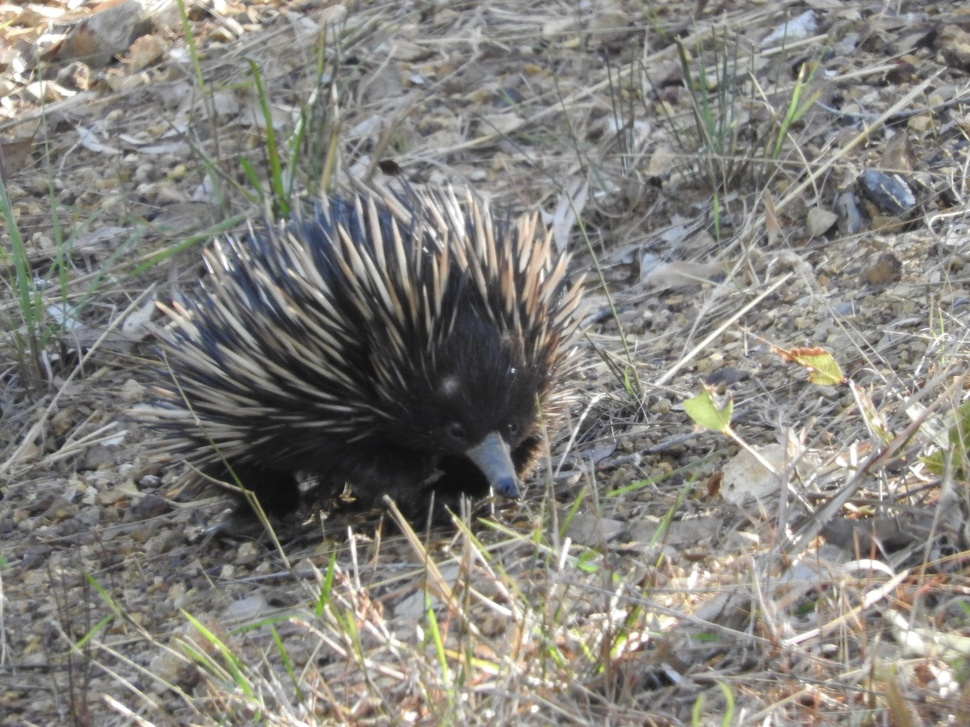
#> input picture yoloworld/content/0a4c2e76-883c-45e6-8f26-1c6dd41d88e0.jpg, 970 x 727 px, shrunk from 2048 x 1536 before the run, found by its file name
$ jupyter execute --allow-errors animal_detector_yoloworld.ipynb   (shell and % lines are left out)
#> lines starting #> are read from the running program, lines starting #| are printed output that depends on the picture
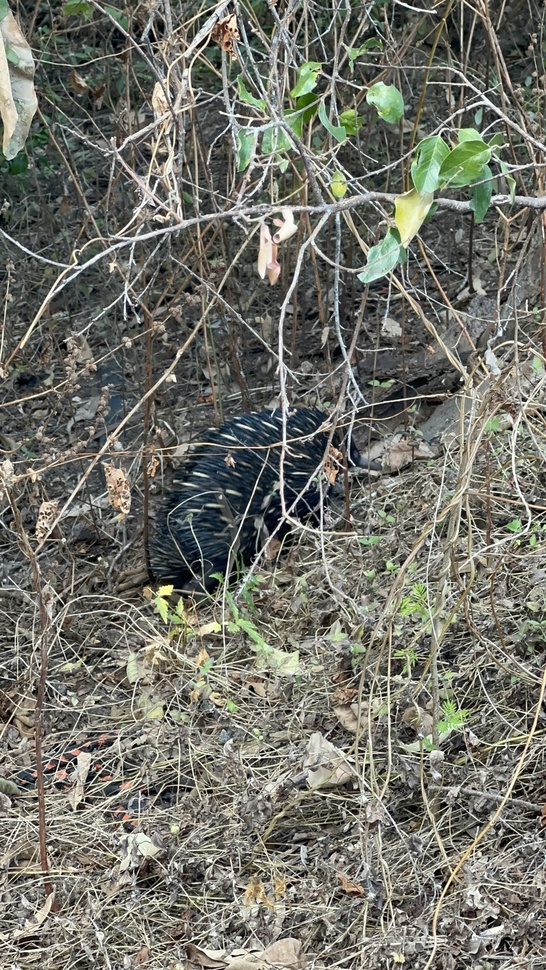
#> input picture yoloworld/content/0f4ba498-a38b-4d4d-9fda-a8c21c402f6c.jpg, 546 x 970 px, shrunk from 1152 x 2048 before the run, found by its file name
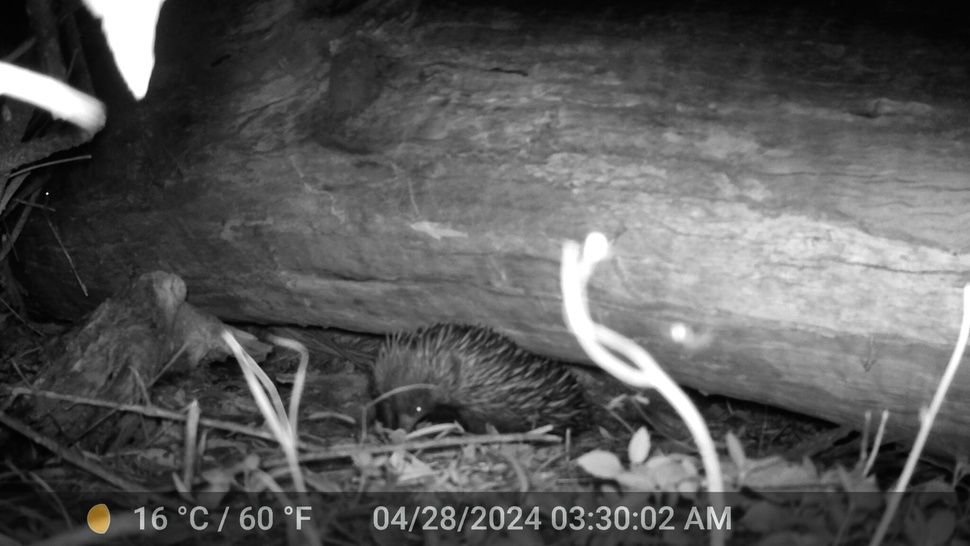
#> input picture yoloworld/content/1dbc69c2-91bc-4780-a37e-51d361eb9edd.jpg, 970 x 546 px, shrunk from 2048 x 1152 before the run, found by its file name
# WildObs Tech Demo: Using YOLO-World for Australian Animal Detection

WildObs is a new national platform that will provide and end-to-end solution for wildlife monitoring in Australia. One of its key features is the ability to automatically detect Australian animals in images. For this, the WildObs team is developing the next generation of Australia's animal detection models using existing national and international tools.

In this notebook, we use the powerful image hosting services of the Atlas of Living Australia (ALA) and one of the newest vision-language models YOLO-World. YOLO-World, an innovative approach that enhances YOLO with open-vocabulary detection capabilities through vision-language modeling and pre-training on large-scale datasets.

In this notebook, we demonstrate how easy is to use YOLO-World for generic animal detection.

**NOTE: This notebook was developed in Google Colab, which runs Python 3.10.12.**

## Install required libraries
Using pip, we install the required libraries for this notebook.

    ```bash
    !pip install -q roboflow autodistill-yolo-world
    ```

## Define image to be processed
Using the images that we downloaded in the yolov11 notebook, we will select 3 challenging echidna images to be processed by YOLO-World. Of all Australian animals, echidnas are an interesting test case because they are small, have a unique shape, and are often found in challenging environments. Considering that computer vision models are trained on generic datasets, I expect that YOLO-World will have a hard time detecting echidnas (as animals).

[cell 1]
image1 = '/content/0a4c2e76-883c-45e6-8f26-1c6dd41d88e0.jpg' # easy picture
image2 = '/content/0f4ba498-a38b-4d4d-9fda-a8c21c402f6c.jpg' # difficult image
image3 = '/content/1dbc69c2-91bc-4780-a37e-51d361eb9edd.jpg' #camera trap image

[cell 2]
from autodistill_yolo_world import YOLOWorldModel
from autodistill.detection import CaptionOntology
from autodistill.utils import plot
import cv2

## Define the ontology
An ontology is a prompt for the model to understand the context of the image. In this case, we are instructing the model to detect animals, in the same way that MegaDetector would do. In this case, we can also adjust the description of the class to be more specific, for example "a small bird with a red head" instead of just "bird".

#> (a cell that did not finish here is left out)

## Running the inference on single images
We can now run the inference on a single image. The model will return the bounding boxes and the class of the detected animals.

#> (a cell that did not finish here is left out)

## Plot the results
Finally, we can plot the results of the detection on the image, and lets see how the model performs at detecting echidnas.

### Image 1

This image is a close-up of an echidna. The echidna is in the center of the image, so it should be an easy detection. The Yolov11 detected this exact same foto as a 'bear'; lets see if YOLO-World can do better.

#> (a cell that did not finish here is left out)

The echidna in image 1 was detected successfully by YOLO-World. The confidence score, which is displayed next to the purple detection is 0.48, which is relatively high for a generic model.

### Image 2
This second image is more challening because the echidna is partially covered by branches. This is a more realistic scenario of how echidnas are often found in the wild.

#> (a cell that did not finish here is left out)

#### Improving Image 2 Results
Using the standard animal query gave us a negative result, with the echina not being detected. However, we can improve the results by using a more specific query. In this case, we can use the query shown below where we try to help the model by providing more information about the animal we are looking for. Additionally, we can also provide the model with another class to search for, in this case, plants so it understand that the animal is partially covered by branches.

#> (a cell that did not finish here is left out)

Even with the more specific query, the model was not able to detect the echidna. This is a good example of how the model can fail when the animal is partially covered by other objects and the limitations of large scale models.

### Image 3
Finally, image 3, is a photo of an echidna taken with a camera trap. This is a common scenario for wildlife monitoring, and the type of images that WildObs would be processing.

#> (a cell that did not finish here is left out)
